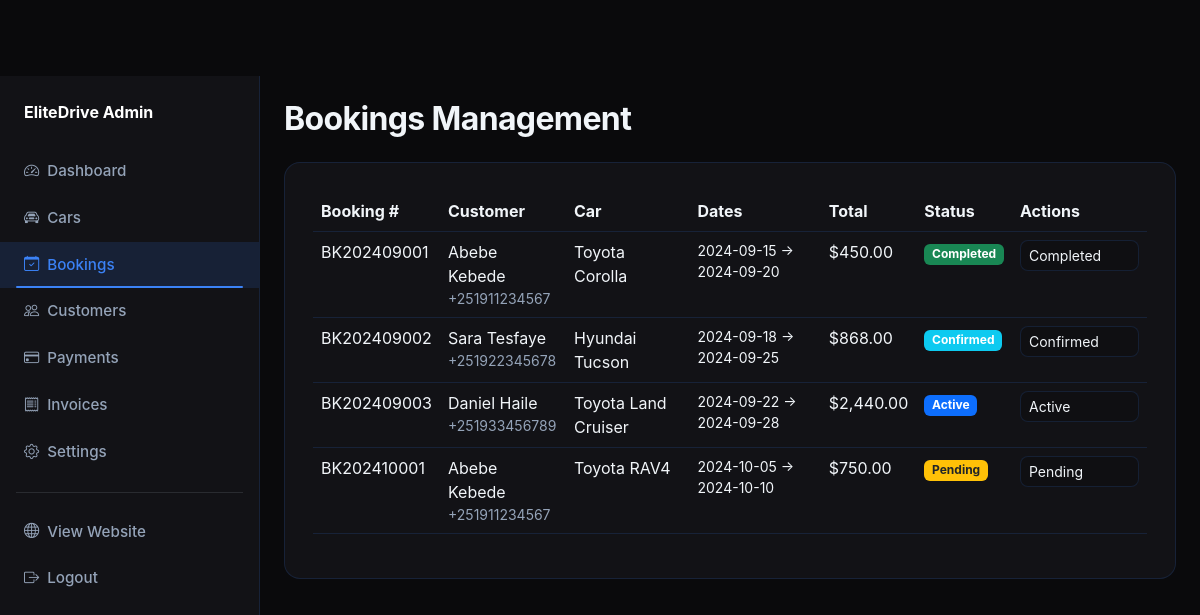
Screenshot of /admin/bookings.php (signed in) with the database file from the repository.
### tables this page shows
CREATE TABLE `bookings` (
  `id` int(11) NOT NULL AUTO_INCREMENT,
  `booking_number` varchar(20) NOT NULL,
  `user_id` int(11) DEFAULT NULL,
  `car_id` int(11) NOT NULL,
  `pickup_location_id` int(11) NOT NULL,
  `return_location_id` int(11) NOT NULL,
  `pickup_date` date NOT NULL,
  `return_date` date NOT NULL,
  `pickup_time` time DEFAULT '10:00:00',
  `return_time` time DEFAULT '10:00:00',
  `rental_days` int(5) NOT NULL,
  `daily_rate` decimal(10,2) NOT NULL,
  `subtotal` decimal(10,2) NOT NULL,
  `discount` decimal(10,2) DEFAULT 0.00,
  `deposit` decimal(10,2) DEFAULT 0.00,
  `additional_fees` decimal(10,2) DEFAULT 0.00,
  `total_amount` decimal(10,2) NOT NULL,
  `paid_amount` decimal(10,2) DEFAULT 0.00,
  `status` enum('Pending','Confirmed','Active','Completed','Cancelled') DEFAULT 'Pending',
  `customer_name` varchar(100) NOT NULL,
  `customer_email` varchar(100) NOT NULL,
  `customer_phone` varchar(20) NOT NULL,
  `customer_address` text DEFAULT NULL,
  `driver_license` varchar(50) DEFAULT NULL,
  `notes` text DEFAULT NULL,
  `admin_notes` text DEFAULT NULL,
  `created_at` timestamp NOT NULL DEFAULT CURRENT_TIMESTAMP,
  `updated_at` timestamp NOT NULL DEFAULT CURRENT_TIMESTAMP ON UPDATE CURRENT_TIMESTAMP,
  PRIMARY KEY (`id`),
  UNIQUE KEY `booking_number` (`booking_number`),
  KEY `idx_user` (`user_id`),
  KEY `idx_car` (`car_id`),
  KEY `idx_status` (`status`),
  KEY `idx_dates` (`pickup_date`,`return_date`),
  CONSTRAINT `fk_bookings_user` FOREIGN KEY (`user_id`) REFERENCES `users` (`id`) ON DELETE SET NULL,
  CONSTRAINT `fk_bookings_car` FOREIGN KEY (`car_id`) REFERENCES `cars` (`id`),
  CONSTRAINT `fk_bookings_pickup` FOREIGN KEY (`pickup_location_id`) REFERENCES `locations` (`id`),
  CONSTRAINT `fk_bookings_return` FOREIGN KEY (`return_location_id`) REFERENCES `locations` (`id`)
);

CREATE TABLE `cars` (
  `id` int(11) NOT NULL AUTO_INCREMENT,
  `brand` varchar(50) NOT NULL,
  `model` varchar(50) NOT NULL,
  `year` int(4) NOT NULL,
  `category` enum('Sedan','SUV','Pickup','Luxury','Van','Hatchback','Crossover') NOT NULL,
  `daily_price` decimal(10,2) NOT NULL,
  `weekly_price` decimal(10,2) NOT NULL,
  `monthly_price` decimal(10,2) NOT NULL,
  `transmission` enum('Automatic','Manual') NOT NULL DEFAULT 'Automatic',
  `fuel_type` enum('Petrol','Diesel','Hybrid','Electric') NOT NULL DEFAULT 'Petrol',
  `seats` int(2) NOT NULL DEFAULT 5,
  `doors` int(1) NOT NULL DEFAULT 4,
  `engine` varchar(50) DEFAULT NULL,
  `mileage` varchar(20) DEFAULT NULL,
  `color` varchar(30) DEFAULT NULL,
  `location_id` int(11) DEFAULT NULL,
  `status` enum('Available','Reserved','Rented','Maintenance','Inactive') DEFAULT 'Available',
  `deposit_amount` decimal(10,2) NOT NULL DEFAULT 0.00,
  `description` text DEFAULT NULL,
  `features` text DEFAULT NULL,
  `main_image` varchar(255) DEFAULT NULL,
  `created_at` timestamp NOT NULL DEFAULT CURRENT_TIMESTAMP,
  `updated_at` timestamp NOT NULL DEFAULT CURRENT_TIMESTAMP ON UPDATE CURRENT_TIMESTAMP,
  PRIMARY KEY (`id`),
  KEY `idx_brand` (`brand`),
  KEY `idx_category` (`category`),
  KEY `idx_status` (`status`),
  KEY `idx_location` (`location_id`),
  KEY `idx_price` (`daily_price`),
  CONSTRAINT `fk_cars_location` FOREIGN KEY (`location_id`) REFERENCES `locations` (`id`) ON DELETE SET NULL
);

### admin/bookings.php (the view, shortened to what this page needs)
<?php
require_once '../includes/functions.php';
require_once '../includes/auth.php';
$bookings = $pdo->query("SELECT b.*, c.brand, c.model FROM bookings b JOIN cars c ON b.car_id = c.id ORDER BY b.created_at DESC")->fetchAll();
?>
<!DOCTYPE html>
<html lang="en">
<head>
    <link href="https://cdn.jsdelivr.net/npm/bootstrap@5.3.3/dist/css/bootstrap.min.css" rel="stylesheet">
    <link href="https://cdn.jsdelivr.net/npm/bootstrap-icons@1.11.3/font/bootstrap-icons.min.css" rel="stylesheet">
    <link href="../assets/css/style.css" rel="stylesheet">
</head>
<body>
    <div class="d-flex">
        <div class="admin-sidebar" style="width:260px;flex-shrink:0;">
            <div class="px-3 mb-4">
                <a href="dashboard.php" class="text-decoration-none text-white">
                    <i class="fas fa-car-side text-accent me-2"></i><strong>EliteDrive Admin</strong>
                </a>
            </div>
            <nav class="nav flex-column">
                <a class="nav-link" href="dashboard.php"><i class="bi bi-speedometer2 me-2"></i>Dashboard</a>
                <a class="nav-link" href="cars.php"><i class="bi bi-car-front me-2"></i>Cars</a>
                <a class="nav-link active" href="bookings.php"><i class="bi bi-calendar-check me-2"></i>Bookings</a>
                <a class="nav-link" href="customers.php"><i class="bi bi-people me-2"></i>Customers</a>
                <a class="nav-link" href="payments.php"><i class="bi bi-credit-card me-2"></i>Payments</a>
                <a class="nav-link" href="invoices.php"><i class="bi bi-receipt me-2"></i>Invoices</a>
                <a class="nav-link" href="settings.php"><i class="bi bi-gear me-2"></i>Settings</a>
                <hr class="border-secondary mx-3">
                <a class="nav-link" href="../index.php" target="_blank"><i class="bi bi-globe me-2"></i>View Website</a>
                <a class="nav-link" href="logout.php"><i class="bi bi-box-arrow-right me-2"></i>Logout</a>
            </nav>
        </div>
        <div class="flex-grow-1 p-4" style="background:var(--bg-dark);min-height:100vh;">
            <h2 class="mb-4">Bookings Management</h2>
            <div class="detail-card">
                <div class="table-responsive">
                    <table class="table table-dark-custom table-hover">
                        <thead>
                            <tr>
                                <th>Booking #</th>
                                <th>Customer</th>
                                <th>Car</th>
                                <th>Dates</th>
                                <th>Total</th>
                                <th>Status</th>
                                <th>Actions</th>
                            </tr>
                        </thead>
                        <tbody>
                            <?php foreach ($bookings as $b): ?>
                            <tr>
                                <td><?= e($b['booking_number']) ?></td>
                                <td>
                                    <?= e($b['customer_name']) ?>
                                    <div class="small text-muted"><?= e($b['customer_phone']) ?></div>
                                </td>
                                <td><?= e($b['brand'] . ' ' . $b['model']) ?></td>
                                <td class="small"><?= e($b['pickup_date']) ?> → <?= e($b['return_date']) ?></td>
                                <td><?= formatPrice($b['total_amount']) ?></td>
                                <td><?= statusBadge($b['status']) ?></td>
                                <td>
                                    <form method="POST" class="d-inline">
                                        <select name="status" class="form-select form-select-sm d-inline-block w-auto" onchange="this.form.submit()">
                                            <?php foreach (['Pending','Confirmed','Active','Completed','Cancelled'] as $s): ?>
                                                <option value="<?= $s ?>" <?= $b['status'] === $s ? 'selected' : '' ?>><?= $s ?></option>
                                            <?php endforeach; ?>
                                        </select>
                                    </form>
                                </td>
                            </tr>
                            <?php endforeach; ?>
                        </tbody>
                    </table>
                </div>
            </div>
        </div>
    </div>
</body>
</html>

### includes/functions.php (shortened to what this page needs)
<?php
function e($string) {
    return htmlspecialchars($string ?? '', ENT_QUOTES, 'UTF-8');
}
function formatPrice($amount) {
    return '$' . number_format((float)$amount, 2);
}
function statusBadge($status) {
    $classes = [
        'Available' => 'bg-success',
        'Reserved' => 'bg-warning text-dark',
        'Rented' => 'bg-primary',
        'Maintenance' => 'bg-secondary',
        'Inactive' => 'bg-dark',
        'Pending' => 'bg-warning text-dark',
        'Confirmed' => 'bg-info',
        'Active' => 'bg-primary',
        'Completed' => 'bg-success',
        'Cancelled' => 'bg-danger',
        'Draft' => 'bg-secondary',
        'Sent' => 'bg-info',
        'Paid' => 'bg-success',
        'Overdue' => 'bg-danger'
    ];
    $class = $classes[$status] ?? 'bg-secondary';
    return '<span class="badge ' . $class . '">' . e($status) . '</span>';
}
?>

### assets/css/style.css (style rules this page uses)
:root { --bg-dark: #0a0a0c; --bg-card: #121216; --bg-card-hover: #1a1a20; --bg-elevated: #0f0f12; --text-primary: #f1f5f9; --text-secondary: #94a3b8; --text-muted: #64748b; --accent: #3B82F6; --accent-hover: #60A5FA; --accent-dark: #2563EB; --border-color: rgba(59, 130, 246, 0.15); --glass: rgba(59, 130, 246, 0.06); --success: #22c55e; --danger: #ef4444; --radius: 12px; --radius-lg: 16px; --shadow: 0 8px 32px rgba(0, 0, 0, 0.55); --transition: all 0.3s ease; }
* { margin: 0; padding: 0; box-sizing: border-box; }
body { font-family: 'Inter', system-ui, -apple-system, sans-serif; background: var(--bg-dark); color: var(--text-primary); min-height: 100vh; display: flex; flex-direction: column; padding-top: 76px; }
h1, h2, h3, h4, h5, h6 { font-weight: 700; letter-spacing: -0.02em; }
.nav-link { color: var(--text-secondary) !important; font-weight: 500; font-size: 0.95rem; padding: 0.5rem 1rem !important; transition: var(--transition); position: relative; }
.nav-link:hover, .nav-link.active { color: var(--text-primary) !important; }
.nav-link.active::after { content: ''; position: absolute; bottom: 0; left: 1rem; right: 1rem; height: 2px; background: var(--accent); border-radius: 2px; }
.detail-card { background: var(--bg-card); border: 1px solid var(--border-color); border-radius: var(--radius-lg); padding: 1.75rem; }
.form-control, .form-select { background: var(--bg-elevated); border: 1px solid var(--border-color); color: var(--text-primary); border-radius: 8px; }
.admin-sidebar { background: var(--bg-card); min-height: 100vh; border-right: 1px solid var(--border-color); padding: 1.5rem 0; }
.admin-sidebar .nav-link { color: var(--text-secondary) !important; padding: 0.75rem 1.5rem !important; border-radius: 0; }
.admin-sidebar .nav-link:hover, .admin-sidebar .nav-link.active { background: rgba(59, 130, 246, 0.14); color: var(--accent) !important; }
.table-dark-custom { --bs-table-bg: var(--bg-card); --bs-table-border-color: var(--border-color); --bs-table-striped-bg: var(--bg-elevated); color: var(--text-primary); }
.text-muted, .text-secondary, .form-text, .form-label, small, .small { color: var(--text-secondary) !important; }
.form-control, .form-select, .form-control:focus, .form-select:focus { color: var(--text-primary) !important; background-color: var(--bg-elevated) !important; }
.form-select option { background: var(--bg-card); color: var(--text-primary); }
.table, .table td, .table th { color: var(--text-primary) !important; border-color: var(--border-color) !important; }

### rows the page displays
bookings: booking_number "BK202409001", customer_name "Abebe Kebede", customer_phone "+251911234567", car.model "Toyota Corolla", pickup_date "2024-09-15", return_date "2024-09-20", total_amount "$450.00", status "Completed"
bookings: booking_number "BK202409002", customer_name "Sara Tesfaye", customer_phone "+251922345678", car.model "Hyundai Tucson", pickup_date "2024-09-18", return_date "2024-09-25", total_amount "$868.00", status "Confirmed"
bookings: booking_number "BK202409003", customer_name "Daniel Haile", customer_phone "+251933456789", car.model "Toyota Land Cruiser", pickup_date "2024-09-22", return_date "2024-09-28", total_amount "$2,440.00", status "Active"
bookings: booking_number "BK202410001", customer_name "Abebe Kebede", customer_phone "+251911234567", car.model "Toyota RAV4", pickup_date "2024-10-05", return_date "2024-10-10", total_amount "$750.00", status "Pending"
